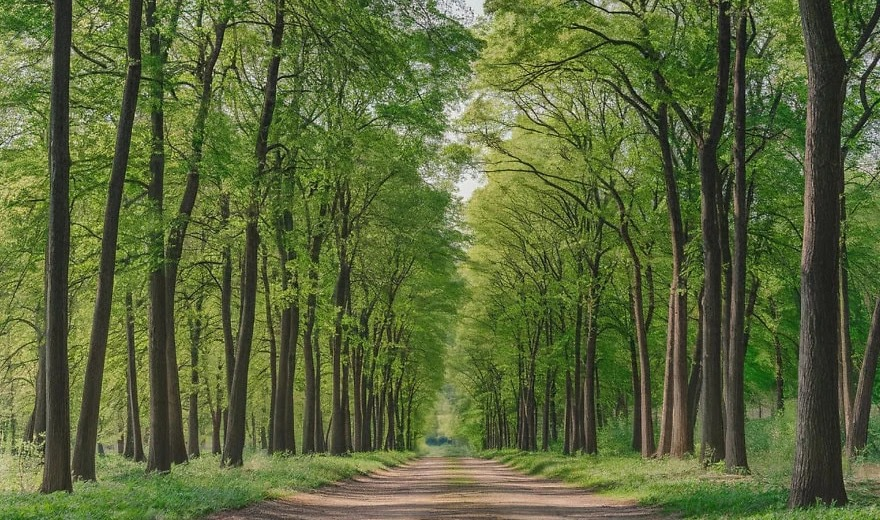
#> input picture drum_pc/antrenare/date_copaci/images/p01.jpg, 880 x 520 px; its folder holds only this picture in this run
$ python -i trunchiuri.py   (imports and definitions only)
#> lines starting #> are read from the running program, lines starting #| are printed output that depends on the picture; after the words box and inside, x2 and y2 are one past the last pixel; in counts of white or black regions, pixels touching at a corner belong together
"""Împărțirea pe trunchiuri: la alei și aliniamente dese, modelul pune un singur chenar peste un rând
întreg de copaci. Aici chenarul se desface în trunchiuri, fiecare cu baza lui (de unde se calculează
poziția pe sol), după culoare (scoarță închisă / maro, nu frunziș verde) și formă (verticală, îngustă).
"""
import cv2
import numpy as np

LAT_RAND = 0.22          # un chenar de copac mai lat de 22% din cadru e probabil un rând de copaci
MIN_TRUNCHIURI = 2       # se înlocuiește chenarul doar dacă ies cel puțin 2 trunchiuri
PRAG_COPAC = 0.25        # doar un copac sigur al modelului (peste prag) „acoperă” trunchiurile găsite în dreptul lui


def masca_drum(img, hsv=None):
    """Carosabilul / drumul de pământ: zona mare, fără frunziș, legată de marginea de jos a cadrului,
    în dreptul mijlocului (drumul pe care merge mașina). Se mărește puțin ca să cuprindă și marginile."""
    hsv = hsv if hsv is not None else cv2.cvtColor(img, cv2.COLOR_BGR2HSV)
    H, W = img.shape[:2]
    h, s, v = [hsv[..., i].astype(np.float32) for i in range(3)]
    nu_verde = ~((h >= 30) & (h <= 90) & (s > 45))
    asfalt = (s < 80) & (v > 25)                              # asfalt / pietriș: cenușiu (și verzui de la lumina prin frunze), și în umbră
    pamant = ((nu_verde & (v > 70)) | asfalt).astype(np.uint8)
    pamant = cv2.medianBlur(pamant * 255, 7) > 127                # umbrele și petele de lumină nu rup drumul
    pamant = cv2.morphologyEx(pamant.astype(np.uint8), cv2.MORPH_OPEN, np.ones((5, 5), np.uint8))
    n, lab, st, _ = cv2.connectedComponentsWithStats(pamant, 4)
    drum = np.zeros((H, W), bool)
    for i in range(1, n):
        x, y, w, hh, a = st[i]
        if y + hh >= H - 2 and a > 0.01 * H * W and x < W * 0.65 and x + w > W * 0.35:   # atinge jos, în dreptul mijlocului
            z = lab == i
            # trunchiurile lipite de drum nu sunt drum: pe fiecare rând se păstrează doar porțiunea continuă din mijlocul drumului
            for r in np.where(z.any(1))[0]:
                c = np.where(z[r])[0]; mij = int(np.median(c))
                st_ = mij; dr_ = mij
                while st_ > 0 and z[r, st_ - 1]: st_ -= 1
                while dr_ < W - 1 and z[r, dr_ + 1]: dr_ += 1
                drum[r, st_:dr_ + 1] = True
    return cv2.dilate(drum.astype(np.uint8), np.ones((5, 5), np.uint8)) > 0


def masca_scoarta(img):
    """1 = pixel de scoarță: mai închis decât ce-l înconjoară și nu verde, sau maro (scoarță luminată)."""
    hsv = cv2.cvtColor(img, cv2.COLOR_BGR2HSV)
    h, s, v = [hsv[..., i].astype(np.float32) for i in range(3)]
    verde = (h >= 30) & (h <= 90) & (s > 60) & (v > 95)          # frunziș: verde ȘI luminos (scoarța umbrită e verde-închis)
    fond = cv2.blur(v, (41, 41))
    inchis = (v < 0.82 * fond) & (v < 150)
    maro = (h <= 25) & (s >= 40) & (s <= 190) & (v >= 40) & (v <= 190)
    m = ((inchis | maro) & ~verde & ~masca_drum(img, hsv)).astype(np.uint8)   # pe carosabil nu cresc copaci
    global _brut, _vegetatie, _fundal; _brut = m.copy(); _vegetatie = ((h >= 25) & (h <= 95) & (s > 40)).astype(np.float32)
    _fundal = (((h >= 25) & (h <= 95) & (s > 40) & (v > 110)) | ((s < 40) & (v > 190))).astype(np.float32)   # iarbă/frunze luminate sau cer (nu mușchi pe scoarță)                           # masca înainte de netezire: pentru coborârea bazei
    H = img.shape[0]
    k = max(15, int(0.035 * H))
    # trunchiurile pot fi și înclinate: se păstrează liniile lungi verticale sau aplecate până la ~20°
    sus = np.zeros_like(m)
    for grade in (-20, -10, 0, 10, 20):
        ker = np.zeros((k, k), np.uint8); c = k // 2; dx = int(round(c * np.tan(np.radians(grade))))
        cv2.line(ker, (c - dx, 0), (c + dx, k - 1), 1, 1)
        sus |= cv2.morphologyEx(m, cv2.MORPH_OPEN, ker)
    m = cv2.morphologyEx(sus, cv2.MORPH_CLOSE, cv2.getStructuringElement(cv2.MORPH_RECT, (3, k)))
    return m


_brut = None
_vegetatie = None
_fundal = None


# [300 lines left out: functions coboara_baza, vai, trunchiuri, coroane, imparte, not called in this run]

>>> import cv2
>>> picture = cv2.imread('antrenare/date_copaci/images/p01.jpg')
#> picture is the input picture: shape (520, 880, 3); mean B, G, R 57.6, 103.9, 90.7
>>> result = masca_scoarta(picture)
#> in masca_scoarta, `verde = (h >= 30) & (h <= 90) & (s > 60) & (v > 95)`:
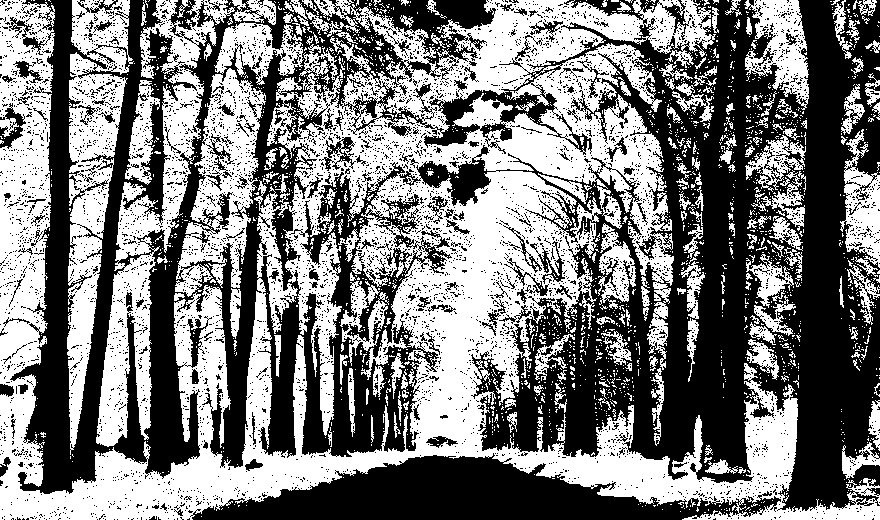
#> verde: shape (520, 880) bool; 48.7% white; 2013 white regions (1807 under 20 px), largest, box (x1, y1, x2, y2) and area: (0, 0, 880, 520) 145550, (96, 0, 235, 447) 14963, (67, 0, 134, 455) 13111
#> in masca_drum, `n, lab, st, _ = cv2.connectedComponentsWithStats(pamant, 4)`:
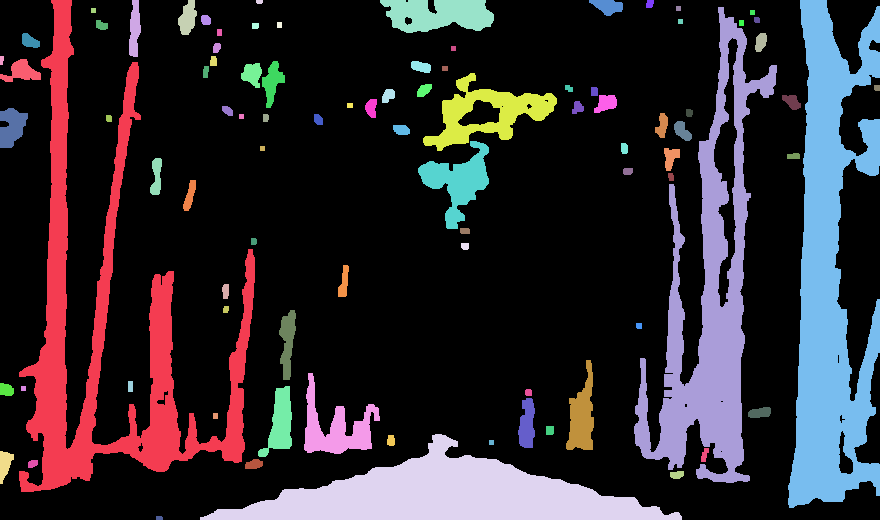
#> lab: shape (520, 880) int32; 91 distinct labels, from 0 to 90; one colour per label, 0 black
#> in masca_drum, `n, lab, st, _ = cv2.connectedComponentsWithStats(pamant, 4)`: n = 91; st = 91 rows, first 6: [0, 0, 880, 520, 340737], [19, 0, 236, 492, 25498], [129, 0, 12, 57, 493], [178, 0, 19, 35, 442], [256, 0, 7, 4, 26], [380, 0, 114, 33, 2815]
#> the loop in masca_drum, `for i in range(1, n):` made 90 passes
#> (x, y, w, hh, a) on passes 1 to 8: (19, 0, 236, 492, 25498), (129, 0, 12, 57, 493), (178, 0, 19, 35, 442), (256, 0, 7, 4, 26), (380, 0, 114, 33, 2815), (589, 0, 34, 16, 354), (646, 0, 8, 8, 56), (788, 0, 92, 508, 26424)
#> after the loop in masca_drum, `for i in range(1, n):`:
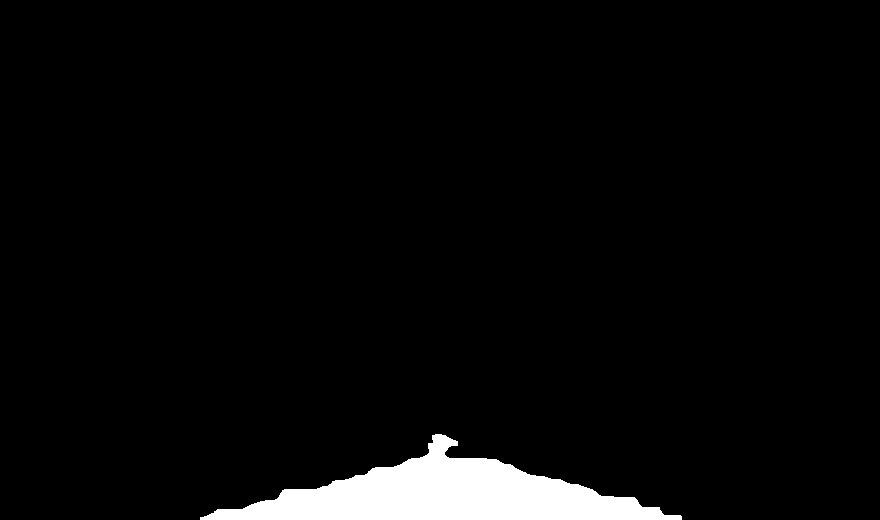
#> drum: shape (520, 880) bool; 4% white; 1 white region, box (x1, y1, x2, y2) and area: (200, 434, 682, 520) 18085
#> in masca_scoarta, `_vegetatie = ((h >= 25) & (h <= 95) & (s > 40)).astype(np.float32)`:
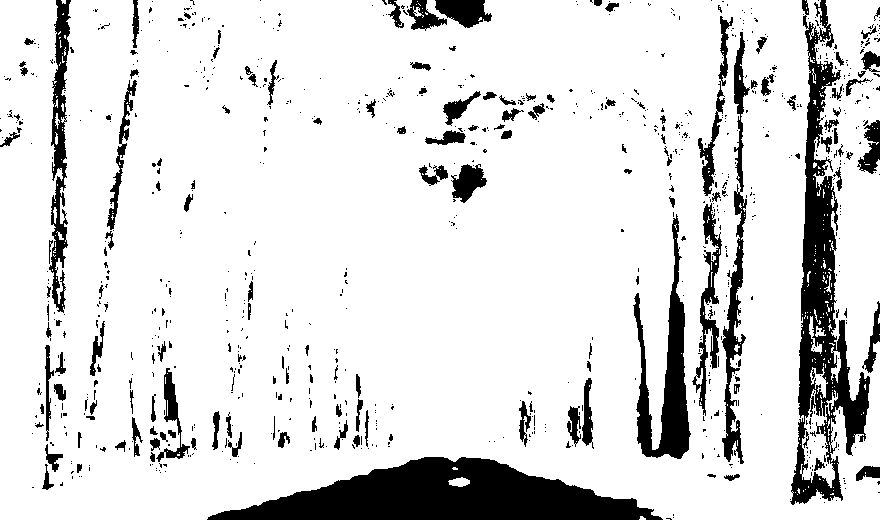
#> _vegetatie: shape (520, 880) float32; values 0 (black) and 1 (white), 86.4% white; 899 black regions (749 under 20 px), largest, box (x1, y1, x2, y2) and area: (207, 457, 663, 520) 16501, (790, 0, 870, 505) 12901, (633, 214, 691, 459) 4977
#> in masca_scoarta, `_fundal = (((h >= 25) & (h <= 95) & (s > 40) & (v > 110)) | ((s < 40) ..`:
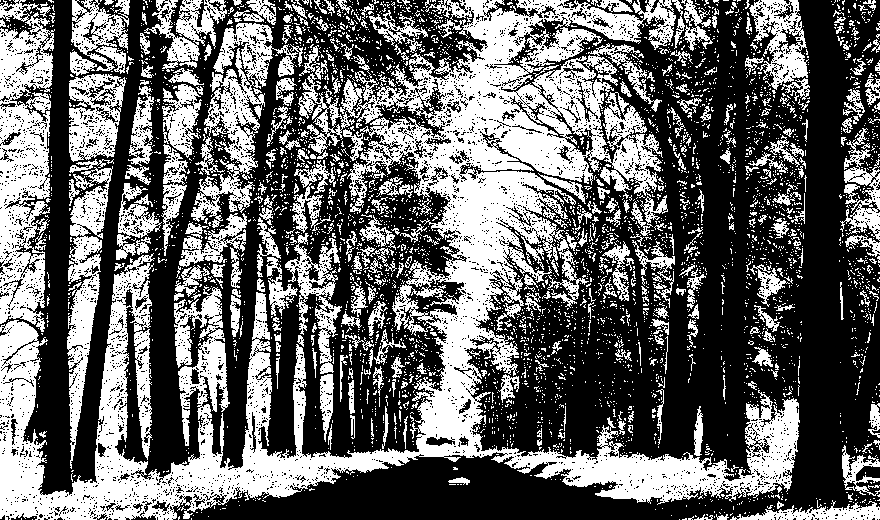
#> _fundal: shape (520, 880) float32; values 0 (black) and 1 (white), 40.3% white; 4127 white regions (3776 under 20 px), largest, box (x1, y1, x2, y2) and area: (0, 0, 800, 520) 97122, (0, 0, 55, 332) 11534, (191, 23, 298, 228) 6415
#> after the loop in masca_scoarta, `for grade in (-20, -10, 0, 10, 20):`:
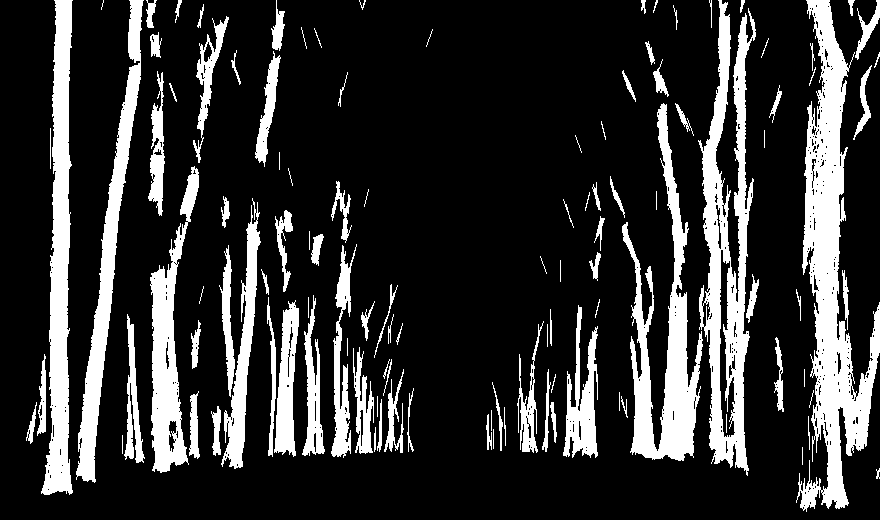
#> sus: shape (520, 880); values 0 (black) and 1 (white), 19.4% white; 114 white regions (18 under 20 px), largest, box (x1, y1, x2, y2) and area: (796, 0, 880, 512) 16326, (698, 0, 756, 476) 11911, (622, 103, 703, 461) 9219
#> in masca_scoarta, `m = cv2.morphologyEx(sus, cv2.MORPH_CLOSE, cv2.getStructuringElement(c..`:
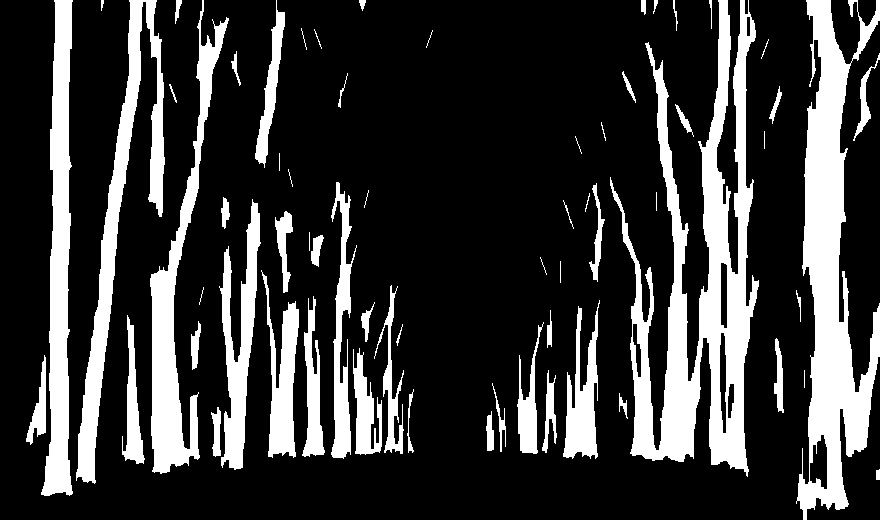
#> m: shape (520, 880); values 0 (black) and 1 (white), 22% white; 65 white regions (11 under 20 px), largest, box (x1, y1, x2, y2) and area: (610, 0, 759, 477) 24568, (796, 0, 880, 520) 19470, (41, 0, 73, 496) 9117

$ run again, on drum_pc/antrenare/date_copaci/images/p02.jpg
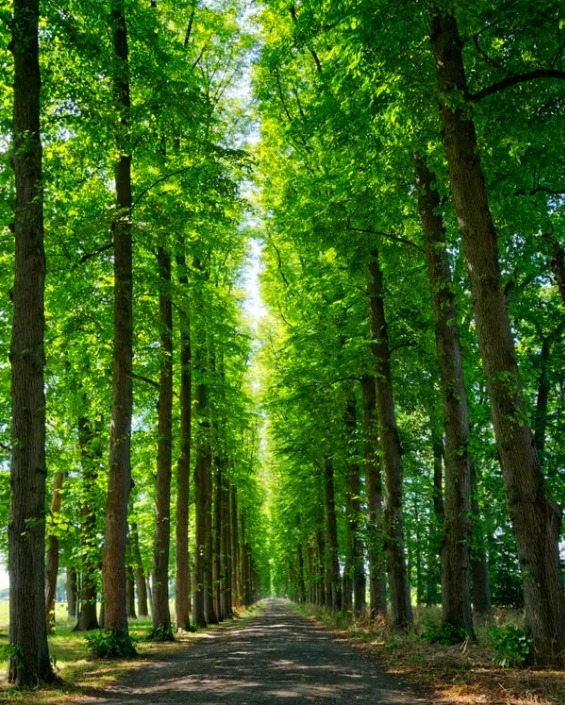
#> input picture drum_pc/antrenare/date_copaci/images/p02.jpg, 565 x 705 px
#> picture is the input picture: shape (705, 565, 3); mean B, G, R 27.8, 95.6, 59.4
#> hsv: shape (705, 565, 3); mean H, S, V 46.3, 190.2, 96.2
#> verde: shape (705, 565) bool; 37.1% white; 1777 white regions (1572 under 20 px), largest, box (x1, y1, x2, y2) and area: (38, 0, 422, 626) 104202, (126, 378, 162, 589) 4404, (0, 202, 17, 448) 2623
#> inchis: shape (705, 565) bool; 36.7% white; 3208 white regions (2850 under 20 px), largest, box (x1, y1, x2, y2) and area: (0, 0, 351, 705) 23798, (57, 132, 295, 662) 15751, (414, 96, 565, 648) 10848
#> maro: shape (705, 565) bool; 2.9% white; 125 white regions (89 under 20 px), largest, box (x1, y1, x2, y2) and area: (385, 658, 565, 705) 3752, (74, 676, 256, 694) 1565, (102, 489, 125, 623) 1263
#> nu_verde: shape (705, 565) bool; 8.5% white; 481 white regions (389 under 20 px), largest, box (x1, y1, x2, y2) and area: (296, 601, 565, 705) 9544, (21, 658, 271, 705) 4269, (144, 499, 294, 653) 2725
#> asfalt: shape (705, 565) bool; 8.2% white; 822 white regions (702 under 20 px), largest, box (x1, y1, x2, y2) and area: (87, 597, 414, 705) 15202, (233, 238, 269, 334) 1838, (209, 38, 264, 119) 1813
#> in masca_drum, `n, lab, st, _ = cv2.connectedComponentsWithStats(pamant, 4)`:
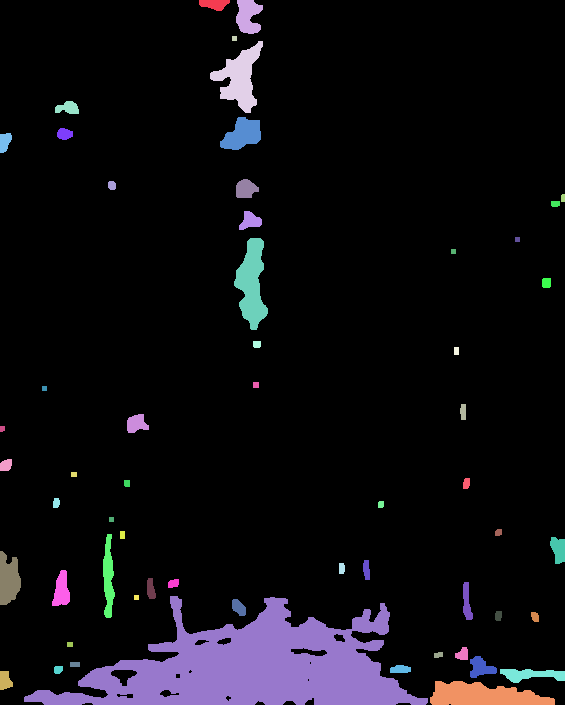
#> lab: shape (705, 565) int32; 58 distinct labels, from 0 to 57; one colour per label, 0 black
#> n = 58; st = 58 rows, first 6: [0, 0, 565, 705, 361772], [199, 0, 31, 11, 245], [236, 0, 27, 34, 653], [232, 36, 5, 5, 25], [210, 41, 53, 72, 1720], [55, 101, 24, 13, 221]
#> the loop in masca_drum, `for i in range(1, n):` made 57 passes
#> (x, y, w, hh, a) on passes 1 to 8: (199, 0, 31, 11, 245), (236, 0, 27, 34, 653), (232, 36, 5, 5, 25), (210, 41, 53, 72, 1720), (55, 101, 24, 13, 221), (220, 117, 41, 33, 888), (57, 128, 16, 12, 149), (0, 133, 12, 20, 182)
#> _vegetatie: shape (705, 565) float32; values 0 (black) and 1 (white), 94.8% white; 412 black regions (334 under 20 px), largest, box (x1, y1, x2, y2) and area: (385, 658, 565, 705) 4801, (76, 670, 266, 694) 1768, (101, 489, 125, 624) 1686
#> _fundal: shape (705, 565) float32; values 0 (black) and 1 (white), 31.8% white; 2006 white regions (1772 under 20 px), largest, box (x1, y1, x2, y2) and area: (137, 0, 405, 619) 62640, (43, 252, 115, 551) 12492, (39, 82, 129, 243) 6532
#> in masca_scoarta, `m = cv2.morphologyEx(sus, cv2.MORPH_CLOSE, cv2.getStructuringElement(c..`:
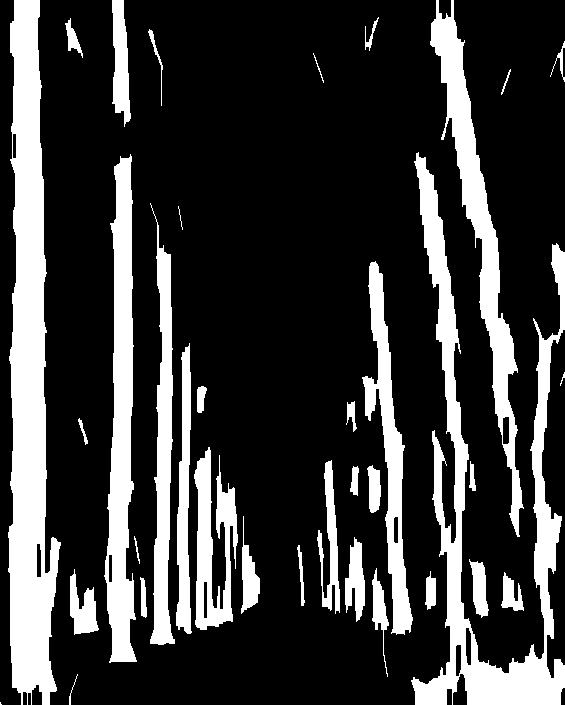
#> m: shape (705, 565); values 0 (black) and 1 (white), 22.7% white; 36 white regions (1 under 20 px), largest, box (x1, y1, x2, y2) and area: (8, 0, 61, 705) 22950, (411, 152, 565, 705) 18668, (104, 154, 137, 663) 9859
